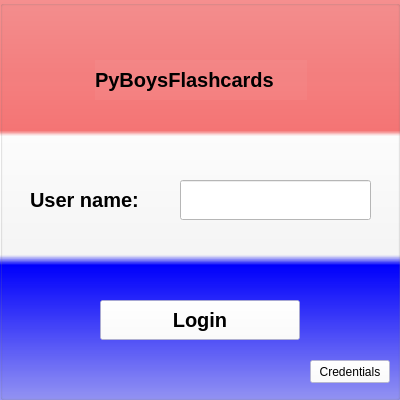
<?xml version="1.0" encoding="UTF-8"?>
<ui version="4.0">
 <class>loginwindow</class>
 <widget class="QMainWindow" name="loginwindow">
  <property name="geometry">
   <rect>
    <x>0</x>
    <y>0</y>
    <width>400</width>
    <height>400</height>
   </rect>
  </property>
  <property name="minimumSize">
   <size>
    <width>400</width>
    <height>400</height>
   </size>
  </property>
  <property name="maximumSize">
   <size>
    <width>400</width>
    <height>400</height>
   </size>
  </property>
  <property name="windowTitle">
   <string>PyBoysFlashcards</string>
  </property>
  <property name="windowIcon">
   <iconset>
    <normaloff>12345.png</normaloff>12345.png</iconset>
  </property>
  <widget class="QWidget" name="centralwidget">
   <widget class="QGroupBox" name="groupBox">
    <property name="geometry">
     <rect>
      <x>0</x>
      <y>0</y>
      <width>400</width>
      <height>400</height>
     </rect>
    </property>
    <property name="styleSheet">
     <string notr="true">background-color: qlineargradient(spread:pad, x1:0, y1:0, x2:0, y2:1, stop:0 rgba(255, 0, 0, 102), stop:0.326316 rgba(255, 0, 0, 130), stop:0.339799 rgba(255, 255, 255, 255), stop:0.636842 rgba(255, 255, 255, 135), stop:0.662469 rgba(0, 0, 255, 255), stop:1 rgba(0, 0, 255, 95));</string>
    </property>
    <property name="title">
     <string/>
    </property>
    <widget class="QLabel" name="label_2">
     <property name="geometry">
      <rect>
       <x>30</x>
       <y>180</y>
       <width>141</width>
       <height>40</height>
      </rect>
     </property>
     <property name="minimumSize">
      <size>
       <width>0</width>
       <height>40</height>
      </size>
     </property>
     <property name="font">
      <font>
       <pointsize>15</pointsize>
       <weight>75</weight>
       <bold>true</bold>
      </font>
     </property>
     <property name="styleSheet">
      <string notr="true">background-color: rgba(255, 255, 255, 10);</string>
     </property>
     <property name="text">
      <string>User name:</string>
     </property>
    </widget>
    <widget class="QLineEdit" name="username_edit">
     <property name="geometry">
      <rect>
       <x>180</x>
       <y>180</y>
       <width>191</width>
       <height>40</height>
      </rect>
     </property>
     <property name="font">
      <font>
       <pointsize>15</pointsize>
       <weight>75</weight>
       <bold>true</bold>
      </font>
     </property>
     <property name="styleSheet">
      <string notr="true">background-color: rgb(255, 255, 255);</string>
     </property>
     <property name="text">
      <string/>
     </property>
    </widget>
    <widget class="QPushButton" name="login_button">
     <property name="geometry">
      <rect>
       <x>100</x>
       <y>300</y>
       <width>200</width>
       <height>40</height>
      </rect>
     </property>
     <property name="font">
      <font>
       <pointsize>15</pointsize>
       <weight>75</weight>
       <bold>true</bold>
      </font>
     </property>
     <property name="styleSheet">
      <string notr="true">background-color: rgb(255, 255, 255,150);</string>
     </property>
     <property name="text">
      <string>Login</string>
     </property>
    </widget>
    <widget class="QLabel" name="label_3">
     <property name="geometry">
      <rect>
       <x>95</x>
       <y>60</y>
       <width>212</width>
       <height>40</height>
      </rect>
     </property>
     <property name="minimumSize">
      <size>
       <width>0</width>
       <height>40</height>
      </size>
     </property>
     <property name="font">
      <font>
       <pointsize>15</pointsize>
       <weight>75</weight>
       <bold>true</bold>
      </font>
     </property>
     <property name="styleSheet">
      <string notr="true">background-color: rgba(255, 255, 255, 10);</string>
     </property>
     <property name="text">
      <string>PyBoysFlashcards</string>
     </property>
    </widget>
    <widget class="QPushButton" name="credentials">
     <property name="geometry">
      <rect>
       <x>310</x>
       <y>360</y>
       <width>80</width>
       <height>23</height>
      </rect>
     </property>
     <property name="styleSheet">
      <string notr="true">background-color: rgba(255, 255, 255, 150);</string>
     </property>
     <property name="text">
      <string>Credentials</string>
     </property>
    </widget>
   </widget>
  </widget>
 </widget>
 <resources/>
 <connections/>
</ui>
